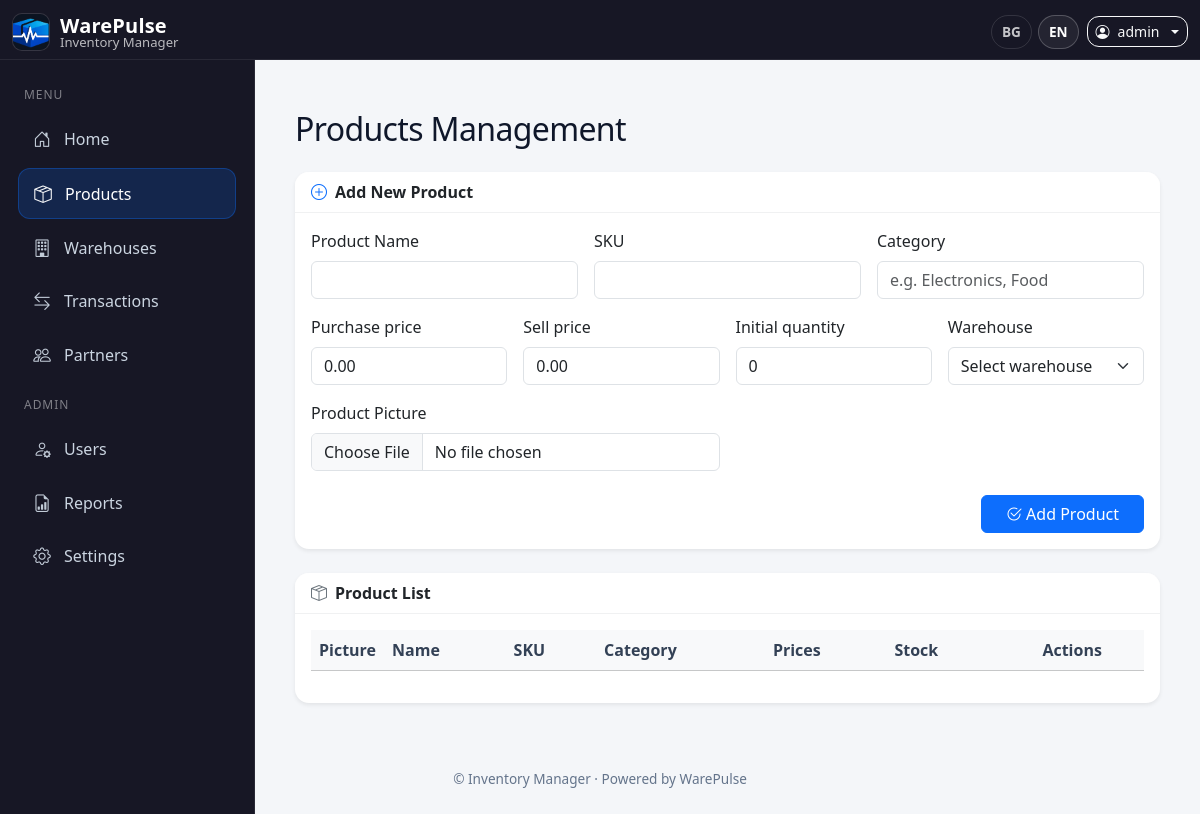
Screenshot of /products (signed in) with the database file from the repository.
### inventory/models.py (models this page shows, shortened)
class AppConfig(db.Model):
    __tablename__ = "app_config"
    id = db.Column(db.Integer, primary_key=True)
    owner_id = db.Column(db.Integer, db.ForeignKey("user.id"), nullable=False, unique=True)
    company_name = db.Column(db.String(120), default="My Company")
    logo_path = db.Column(db.String(200))
    notifications_enabled = db.Column(db.Boolean, default=True)
    low_stock_threshold = db.Column(db.Integer, default=5)
    default_language = db.Column(db.String(10), default="en")
    currency = db.Column(db.String(10), default="EUR")

class User(db.Model, UserMixin):
    __tablename__ = "user"
    id = db.Column(db.Integer, primary_key=True)
    username = db.Column(db.String(150), nullable=False, unique=True)
    email = db.Column(db.String(150), nullable=False, unique=True)
    password = db.Column(db.String(200), nullable=False)
    role = db.Column(db.String(50), nullable=False, default="User")
    created_by_id = db.Column(db.Integer, db.ForeignKey("user.id"), nullable=True)
    login_count = db.Column(db.Integer, default=0, nullable=False)
    last_login_ip = db.Column(db.String(64), nullable=True)
    last_login_country = db.Column(db.String(100), nullable=True)
    last_login_at = db.Column(db.DateTime, nullable=True)
    last_login_user_agent = db.Column(db.String(255), nullable=True)
    force_password_change = db.Column(db.Boolean, default=False, nullable=False)
    password_changed_at = db.Column(db.DateTime, nullable=True)
    company_name = db.Column(db.String(150), nullable=True)
    created_by = db.relationship("User", remote_side=[id], backref="created_users")
    transactions = db.relationship("Transaction", back_populates="user")
    login_events = db.relationship(
        "LoginEvent",
        back_populates="user",
        cascade="all, delete-orphan",
        order_by="desc(LoginEvent.logged_in_at)",
    )

### inventory/routes/products.py (the view)
@bp.route("/products")
@login_required
def products():
    if not has_permission(current_user, "products:view"):
        flash(_("You do not have permission to view products."), "danger")
        return redirect(url_for("main.index"))
    owner_id = _get_owner_id()
    query = (
        Product.query
        .options(joinedload(Product.stocks).joinedload(Stock.warehouse))
        .order_by(Product.name.asc())
    )
    if owner_id is not None:
        query = query.filter(Product.owner_id == owner_id)
    products_list = query.all()
    warehouses_q = Warehouse.query.order_by(Warehouse.name.asc())
    if owner_id is not None:
        warehouses_q = warehouses_q.filter(Warehouse.owner_id == owner_id)
    warehouses = warehouses_q.all()
    return render_template("products.html", products=products_list, warehouses=warehouses)

### inventory/routes/products.py (called while the page is built)
def _get_owner_id():
    if current_user.role == "Developer":
        return None
    if current_user.role == "Admin / Owner":
        return current_user.id
    return current_user.created_by_id

### inventory/utils/permissions.py (called while the page is built)
def _norm_role(role: str | None) -> str:
    if not role:
        return ""
    r = " ".join(role.strip().split())
    compact = r.replace(" ", "")
    if compact == "Admin/Owner":
        return ROLE_ADMIN_OWNER
    return r

def has_permission(user, permission: str) -> bool:
    role = _norm_role(getattr(user, "role", None))
    allowed = ROLE_PERMISSIONS.get(role, set())
    return permission in allowed

### inventory/utils/translations.py (called while the page is built)
def load_translations(lang, app):
    path = os.path.join('translations', f'{lang}.json')
    if not os.path.exists(path):
        path = os.path.join('translations', f"{app.config['DEFAULT_LANG']}.json")
    with open(path, 'r', encoding='utf-8') as f:
        return json.load(f)

def set_language(app):
    lang = request.args.get('lang')
    if lang and lang in app.config['LANGUAGES']:
        session['lang'] = lang
    elif 'lang' not in session:
        session['lang'] = app.config['DEFAULT_LANG']
    g.lang = session['lang']
    g.translations = load_translations(g.lang, app)

def _(key):
    try:
        return g.translations.get(key, key)
    except Exception:
        return key

### inventory/templates/products.html (shortened to what this page needs)
{% extends 'base.html' %}
{% block content %}
<div class="container py-4">
  <div class="d-flex justify-content-between align-items-center mb-4">
    <h2 class="mb-0">{{ _('Products Management') }}</h2>
  </div>
  <div class="card shadow-sm mb-4">
    <div class="card-header bg-white fw-semibold d-flex align-items-center">
      <i class="bi bi-plus-circle me-2 text-primary"></i>{{ _('Add New Product') }}
    </div>
    <div class="card-body">
      <form action="{{ url_for('products.add_product') }}" method="POST" enctype="multipart/form-data">
        <div class="row g-3">
          <div class="col-md-4">
            <label class="form-label">{{ _('Product Name') }}</label>
            <input type="text" class="form-control" name="name" required>
          </div>
          <div class="col-md-4">
            <label class="form-label">{{ _('SKU') }}</label>
            <input type="text" class="form-control" name="sku" required>
          </div>
          <div class="col-md-4">
            <label class="form-label">{{ _('Category') }}</label>
            <input type="text" class="form-control" name="category" placeholder="{{ _('e.g. Electronics, Food') }}">
          </div>
          <div class="col-md-3">
            <label class="form-label">{{ _('Purchase price') }}</label>
            <input type="number" step="0.01" class="form-control" name="purchase_price" value="0.00">
          </div>
          <div class="col-md-3">
            <label class="form-label">{{ _('Sell price') }}</label>
            <input type="number" step="0.01" class="form-control" name="sell_price" value="0.00">
          </div>
          <div class="col-md-3">
            <label class="form-label">{{ _('Initial quantity') }}</label>
            <input type="number" class="form-control" name="quantity" value="0" min="0">
          </div>
          <div class="col-md-3">
            <label class="form-label">{{ _('Warehouse') }}</label>
            <select name="warehouse_id" class="form-select" required>
              <option value="">{{ _('Select warehouse') }}</option>
            </select>
          </div>
          <div class="col-md-6">
            <label class="form-label">{{ _('Product Picture') }}</label>
            <input type="file" class="form-control" name="image" accept="image/*">
          </div>
        </div>
        <div class="text-end mt-4">
          <button type="submit" class="btn btn-primary px-4">
            <i class="bi bi-check2-circle me-1"></i>{{ _('Add Product') }}
          </button>
        </div>
      </form>
    </div>
  </div>
  <div class="card shadow-sm">
    <div class="card-header bg-white fw-semibold d-flex align-items-center">
      <i class="bi bi-box-seam me-2 text-secondary"></i>{{ _('Product List') }}
    </div>
    <div class="card-body table-responsive">
      <table class="table table-hover align-middle">
        <thead class="table-light">
          <tr>
            <th style="width:70px">{{ _('Picture') }}</th>
            <th>{{ _('Name') }}</th>
            <th>{{ _('SKU') }}</th>
            <th>{{ _('Category') }}</th>
            <th>{{ _('Prices') }}</th>
            <th>{{ _('Stock') }}</th>
            <th class="text-center">{{ _('Actions') }}</th>
          </tr>
        </thead>
      </table>
    </div>
  </div>
</div>
{% endblock %}

### inventory/templates/base.html (shortened to what this page needs)
<!DOCTYPE html>
<html lang="{{ g.lang or 'en' }}">
<head>
  <link href="https://cdn.jsdelivr.net/npm/bootstrap@5.3.2/dist/css/bootstrap.min.css" rel="stylesheet" />
  <link href="https://cdn.jsdelivr.net/npm/bootstrap-icons@1.11.3/font/bootstrap-icons.css" rel="stylesheet" />
</head>
<body>
<nav class="navbar navbar-dark topbar fixed-top">
  <div class="container-fluid">
    <a class="navbar-brand brand"
       href="{% if current_user.is_authenticated %}
                {% if current_user.role == 'Developer' %}
                  {{ url_for('users.developer_dashboard') }}
                {% else %}
                  {{ url_for('main.index') }}
                {% endif %}
              {% else %}
                {{ url_for('main.landing') }}
              {% endif %}">
      <img src="{{ url_for('static', filename='warepulse-logo.png') }}" alt="WarePulse Logo" />
      <div class="d-flex flex-column">
        <span class="name">WarePulse</span>
        <span class="company">{{ g.app_config.company_name if g.app_config else '' }}</span>
      </div>
    </a>
    <div class="ms-auto d-flex align-items-center gap-2 top-actions">
      <div class="lang-pill d-none d-sm-flex align-items-center">
        <a href="?lang=bg" class="{% if g.lang=='bg' %}active{% endif %}">BG</a>
        <a href="?lang=en" class="{% if g.lang=='en' %}active{% endif %}">EN</a>
      </div>
      {% if current_user.is_authenticated %}
        <div class="dropdown">
          <a class="btn btn-outline-light btn-sm dropdown-toggle d-flex align-items-center gap-2"
             href="#" id="userDropdown" data-bs-toggle="dropdown" aria-expanded="false">
            <i class="bi bi-person-circle"></i>
            <span class="d-none d-sm-inline">{{ current_user.username }}</span>
          </a>
        </div>
      {% else %}
        <a class="btn btn-outline-light btn-sm" href="{{ url_for('auth.login') }}">{{ _('Login') }}</a>
        <a class="btn btn-primary btn-sm" href="{{ url_for('auth.register_admin') }}">{{ _('Register') }}</a>
      {% endif %}
    </div>
  </div>
</nav>
{% if current_user.is_authenticated and current_user.role != 'Developer' %}
  <aside id="sidebar" class="sidebar">
    <div class="nav-group-label">{{ _('Menu') }}</div>
    <a href="{{ url_for('main.index') }}"
       class="side-link {% if request.endpoint == 'main.index' %}active{% endif %}">
      <i class="bi bi-house-door"></i> {{ _('Home') }}
    </a>
    <a href="{{ url_for('products.products') }}"
       class="side-link {% if request.endpoint and request.endpoint.startswith('products.') %}active{% endif %}">
      <i class="bi bi-box-seam"></i> {{ _('Products') }}
    </a>
    <a href="{{ url_for('warehouses.warehouses') }}"
       class="side-link {% if request.endpoint and request.endpoint.startswith('warehouses.') %}active{% endif %}">
      <i class="bi bi-building"></i> {{ _('Warehouses') }}
    </a>
    <a href="{{ url_for('transactions.transactions') }}"
       class="side-link {% if request.endpoint and request.endpoint.startswith('transactions.') %}active{% endif %}">
      <i class="bi bi-arrow-left-right"></i> {{ _('Transactions') }}
    </a>
    <a href="{{ url_for('partners.partners') }}"
       class="side-link {% if request.endpoint and request.endpoint.startswith('partners.') %}active{% endif %}">
      <i class="bi bi-people"></i> {{ _('Partners') }}
    </a>
    {% if current_user.role == 'Admin / Owner' %}
      <div class="nav-group-label">{{ _('Admin') }}</div>
      <a href="{{ url_for('users.users') }}"
         class="side-link {% if request.endpoint and request.endpoint.startswith('users.') %}active{% endif %}">
        <i class="bi bi-person-gear"></i> {{ _('Users') }}
      </a>
      <a href="{{ url_for('reports.reports_home') }}"
         class="side-link {% if request.endpoint and request.endpoint.startswith('reports.') %}active{% endif %}">
        <i class="bi bi-file-earmark-bar-graph"></i> {{ _('Reports') }}
      </a>
      <a href="{{ url_for('settings.settings') }}"
         class="side-link {% if request.endpoint and request.endpoint.startswith('settings.') %}active{% endif %}">
        <i class="bi bi-gear"></i> {{ _('Settings') }}
      </a>
    {% endif %}
  </aside>
{% endif %}
<div class="content-wrap">
  <main class="main-content">
    {% block content %}{% endblock %}
  </main>
  <footer class="footer text-center">
    <div class="container">
      {% set company = g.app_config.company_name if g.app_config else '' %}
      © {{ company }} · Powered by WarePulse
    </div>
  </footer>
</div>
</body>
</html>

### inventory/templates/base.html (style rules this page uses)
:root { --sidebar-width: 255px; --bg: #f4f6f9; --surface: #ffffff; --topbar: #171725; --sidebar: #171725; --sidebar-border: rgba(255,255,255,0.08); --text: #0f172a; --muted: #64748b; --link: #cbd5e1; --link-hover: #ffffff; --link-active-bg: rgba(13, 110, 253, 0.18); --primary: #0d6efd; --shadow: 0 0.35rem 1.2rem rgba(15, 23, 42, 0.08); --radius: 14px; }
body { background: var(--bg); color: var(--text); font-family: system-ui, -apple-system, "Segoe UI", Roboto, "Helvetica Neue", Arial, "Noto Sans", "Apple Color Emoji","Segoe UI Emoji"; margin: 0; }
.topbar { background: var(--topbar); border-bottom: 1px solid rgba(255,255,255,0.08); height: 60px; }
.brand { text-decoration: none; display: flex; align-items: center; gap: 10px; min-width: 220px; }
.brand img { height: 38px; width: 38px; border-radius: 10px; object-fit: cover; background: rgba(255,255,255,0.06); border: 1px solid rgba(255,255,255,0.08); }
.brand .name { color: #fff; font-weight: 750; letter-spacing: 0.2px; line-height: 1.05; }
.brand .company { color: rgba(255,255,255,0.7); font-size: 0.82rem; line-height: 1.05; }
.top-actions .btn, .top-actions .dropdown-toggle { border-radius: 12px; }
.lang-pill a { color: rgba(255,255,255,0.75); text-decoration: none; font-weight: 600; font-size: 0.85rem; padding: 6px 10px; border-radius: 999px; border: 1px solid rgba(255,255,255,0.12); margin-left: 6px; }
.lang-pill a.active, .lang-pill a:hover { color: #fff; border-color: rgba(255,255,255,0.22); background: rgba(255,255,255,0.06); }
.sidebar { position: fixed; top: 60px; left: 0; width: var(--sidebar-width); height: calc(100% - 60px); background: var(--sidebar); border-right: 1px solid var(--sidebar-border); padding: 14px 10px; overflow-y: auto; z-index: 2000; transform: translateX(0); transition: transform .25s ease; }
.nav-group-label { color: rgba(255,255,255,0.45); font-size: 0.75rem; letter-spacing: .08em; text-transform: uppercase; padding: 12px 14px 6px; }
.side-link { display: flex; align-items: center; gap: 12px; padding: 11px 14px; margin: 5px 8px; border-radius: 12px; text-decoration: none; color: var(--link); transition: background .15s ease, color .15s ease, transform .05s ease; }
.side-link i { font-size: 1.1rem; width: 20px; text-align: center; opacity: 0.95; }
.side-link.active { background: var(--link-active-bg); color: #fff; border: 1px solid rgba(13,110,253,0.35); }
.content-wrap { margin-top: 60px; min-height: calc(100vh - 60px); display: flex; flex-direction: column; }
.main-content { flex: 1; padding: 22px; transition: margin-left .25s ease; }
@media (min-width: 992px) { .main-content { margin-left: var(--sidebar-width); padding: 26px 28px; } }
.card { border: 0; border-radius: var(--radius); box-shadow: var(--shadow); }
.card-header { border-bottom: 1px solid rgba(15,23,42,0.06); border-top-left-radius: var(--radius) !important; border-top-right-radius: var(--radius) !important; }
.table thead th { font-weight: 700; color: #334155; }
.footer { color: var(--muted); font-size: 0.85rem; padding: 16px 0 24px; }
h1, h2, h3 { letter-spacing: -0.02em; }

### rows the page displays
AppConfig: app_config "Inventory Manager", company_name "Inventory Manager"
User: username "admin"

### other values shown
form field warehouse_id "Select warehouse"
